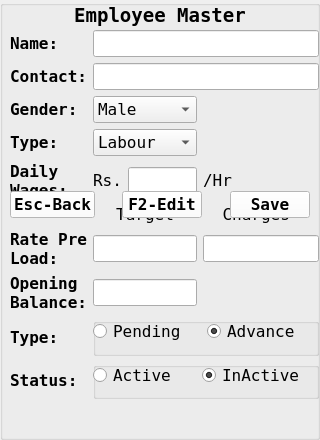
<?xml version="1.0" encoding="UTF-8"?>
<ui version="4.0">
 <class>EmployeeMaster</class>
 <widget class="QWidget" name="EmployeeMaster">
  <property name="geometry">
   <rect>
    <x>0</x>
    <y>0</y>
    <width>320</width>
    <height>440</height>
   </rect>
  </property>
  <property name="windowTitle">
   <string>Form</string>
  </property>
  <widget class="QGroupBox" name="groupBox">
   <property name="geometry">
    <rect>
     <x>0</x>
     <y>0</y>
     <width>320</width>
     <height>440</height>
    </rect>
   </property>
   <property name="font">
    <font>
     <family>DejaVu Sans Mono</family>
     <pointsize>12</pointsize>
     <weight>50</weight>
     <bold>false</bold>
    </font>
   </property>
   <property name="title">
    <string/>
   </property>
   <widget class="QLabel" name="label">
    <property name="geometry">
     <rect>
      <x>0</x>
      <y>0</y>
      <width>320</width>
      <height>30</height>
     </rect>
    </property>
    <property name="font">
     <font>
      <pointsize>14</pointsize>
      <weight>75</weight>
      <bold>true</bold>
     </font>
    </property>
    <property name="text">
     <string>Employee Master</string>
    </property>
    <property name="alignment">
     <set>Qt::AlignCenter</set>
    </property>
   </widget>
   <widget class="QWidget" name="gridLayoutWidget">
    <property name="geometry">
     <rect>
      <x>10</x>
      <y>30</y>
      <width>309</width>
      <height>370</height>
     </rect>
    </property>
    <layout class="QGridLayout" name="gridLayout_2">
     <item row="8" column="0">
      <widget class="QLabel" name="label_21">
       <property name="font">
        <font>
         <weight>75</weight>
         <bold>true</bold>
        </font>
       </property>
       <property name="text">
        <string>Type:</string>
       </property>
      </widget>
     </item>
     <item row="6" column="3">
      <widget class="QLineEdit" name="lineEdit_charges"/>
     </item>
     <item row="0" column="1" colspan="3">
      <widget class="QLineEdit" name="lineEdit_emp_name"/>
     </item>
     <item row="4" column="4">
      <spacer name="horizontalSpacer_2">
       <property name="orientation">
        <enum>Qt::Horizontal</enum>
       </property>
       <property name="sizeHint" stdset="0">
        <size>
         <width>40</width>
         <height>20</height>
        </size>
       </property>
      </spacer>
     </item>
     <item row="4" column="2">
      <widget class="QLineEdit" name="lineEdit_rate_pe_hour"/>
     </item>
     <item row="2" column="3">
      <widget class="QLabel" name="label_20">
       <property name="text">
        <string/>
       </property>
      </widget>
     </item>
     <item row="6" column="0">
      <widget class="QLabel" name="label_18">
       <property name="font">
        <font>
         <weight>75</weight>
         <bold>true</bold>
        </font>
       </property>
       <property name="text">
        <string>Rate Pre
Load:</string>
       </property>
      </widget>
     </item>
     <item row="3" column="0">
      <widget class="QLabel" name="label_16">
       <property name="font">
        <font>
         <weight>75</weight>
         <bold>true</bold>
        </font>
       </property>
       <property name="text">
        <string>Type:</string>
       </property>
      </widget>
     </item>
     <item row="0" column="0">
      <widget class="QLabel" name="label_14">
       <property name="font">
        <font>
         <weight>75</weight>
         <bold>true</bold>
        </font>
       </property>
       <property name="text">
        <string>Name:</string>
       </property>
      </widget>
     </item>
     <item row="4" column="3">
      <widget class="QLabel" name="label_11">
       <property name="text">
        <string>/Hr</string>
       </property>
      </widget>
     </item>
     <item row="2" column="0">
      <widget class="QLabel" name="label_15">
       <property name="font">
        <font>
         <weight>75</weight>
         <bold>true</bold>
        </font>
       </property>
       <property name="text">
        <string>Gender:</string>
       </property>
      </widget>
     </item>
     <item row="1" column="1" colspan="3">
      <widget class="QLineEdit" name="lineEdit_emp_contact">
       <property name="maxLength">
        <number>15</number>
       </property>
      </widget>
     </item>
     <item row="1" column="0">
      <widget class="QLabel" name="label_13">
       <property name="font">
        <font>
         <weight>75</weight>
         <bold>true</bold>
        </font>
       </property>
       <property name="text">
        <string>Contact:</string>
       </property>
      </widget>
     </item>
     <item row="5" column="1" colspan="2">
      <widget class="QLabel" name="label_2">
       <property name="text">
        <string>Target</string>
       </property>
       <property name="alignment">
        <set>Qt::AlignBottom|Qt::AlignHCenter</set>
       </property>
      </widget>
     </item>
     <item row="6" column="1" colspan="2">
      <widget class="QLineEdit" name="lineEdit_target"/>
     </item>
     <item row="4" column="1">
      <widget class="QLabel" name="label_17">
       <property name="text">
        <string>Rs.</string>
       </property>
      </widget>
     </item>
     <item row="4" column="0">
      <widget class="QLabel" name="label_12">
       <property name="font">
        <font>
         <weight>75</weight>
         <bold>true</bold>
        </font>
       </property>
       <property name="text">
        <string>Daily
Wages:</string>
       </property>
      </widget>
     </item>
     <item row="7" column="1" colspan="2">
      <widget class="QLineEdit" name="lineEdit_op_balance">
       <property name="text">
        <string/>
       </property>
      </widget>
     </item>
     <item row="5" column="3">
      <widget class="QLabel" name="label_3">
       <property name="text">
        <string>  Charges   </string>
       </property>
       <property name="alignment">
        <set>Qt::AlignBottom|Qt::AlignHCenter</set>
       </property>
      </widget>
     </item>
     <item row="2" column="1" colspan="2">
      <widget class="QComboBox" name="comboBox_gender">
       <item>
        <property name="text">
         <string>Male</string>
        </property>
       </item>
       <item>
        <property name="text">
         <string>Female</string>
        </property>
       </item>
      </widget>
     </item>
     <item row="7" column="0">
      <widget class="QLabel" name="label_19">
       <property name="font">
        <font>
         <weight>75</weight>
         <bold>true</bold>
        </font>
       </property>
       <property name="text">
        <string>Opening
Balance:</string>
       </property>
      </widget>
     </item>
     <item row="3" column="1" colspan="2">
      <widget class="QComboBox" name="comboBox_type">
       <item>
        <property name="text">
         <string>Labour</string>
        </property>
       </item>
       <item>
        <property name="text">
         <string>Driver</string>
        </property>
       </item>
       <item>
        <property name="text">
         <string>Staff</string>
        </property>
       </item>
      </widget>
     </item>
     <item row="9" column="0">
      <widget class="QLabel" name="label_22">
       <property name="font">
        <font>
         <weight>75</weight>
         <bold>true</bold>
        </font>
       </property>
       <property name="text">
        <string>Status:</string>
       </property>
      </widget>
     </item>
     <item row="8" column="1" colspan="3">
      <widget class="QGroupBox" name="groupBox_3">
       <property name="styleSheet">
        <string notr="true"/>
       </property>
       <property name="title">
        <string/>
       </property>
       <widget class="QWidget" name="horizontalLayoutWidget">
        <property name="geometry">
         <rect>
          <x>0</x>
          <y>0</y>
          <width>221</width>
          <height>27</height>
         </rect>
        </property>
        <layout class="QHBoxLayout" name="horizontalLayout">
         <item>
          <widget class="QRadioButton" name="radioButton_pending">
           <property name="text">
            <string>Pending</string>
           </property>
          </widget>
         </item>
         <item>
          <widget class="QRadioButton" name="radioButton_advance">
           <property name="text">
            <string>Advance</string>
           </property>
           <property name="checked">
            <bool>true</bool>
           </property>
          </widget>
         </item>
        </layout>
       </widget>
      </widget>
     </item>
     <item row="9" column="1" colspan="3">
      <widget class="QGroupBox" name="groupBox_2">
       <property name="styleSheet">
        <string notr="true"/>
       </property>
       <property name="title">
        <string/>
       </property>
       <widget class="QWidget" name="horizontalLayoutWidget_2">
        <property name="geometry">
         <rect>
          <x>0</x>
          <y>0</y>
          <width>212</width>
          <height>27</height>
         </rect>
        </property>
        <layout class="QHBoxLayout" name="horizontalLayout_2">
         <item>
          <widget class="QRadioButton" name="radioButton_active">
           <property name="text">
            <string>Active</string>
           </property>
          </widget>
         </item>
         <item>
          <widget class="QRadioButton" name="radioButton_inactive">
           <property name="text">
            <string>InActive</string>
           </property>
           <property name="checked">
            <bool>true</bool>
           </property>
          </widget>
         </item>
        </layout>
       </widget>
      </widget>
     </item>
    </layout>
   </widget>
   <widget class="QWidget" name="layoutWidget">
    <property name="geometry">
     <rect>
      <x>10</x>
      <y>190</y>
      <width>300</width>
      <height>29</height>
     </rect>
    </property>
    <layout class="QHBoxLayout" name="horizontalLayout_4">
     <item>
      <widget class="QPushButton" name="pushButton_purchase_back_2">
       <property name="font">
        <font>
         <family>DejaVu Sans Mono</family>
         <pointsize>12</pointsize>
         <weight>75</weight>
         <bold>true</bold>
        </font>
       </property>
       <property name="focusPolicy">
        <enum>Qt::NoFocus</enum>
       </property>
       <property name="styleSheet">
        <string notr="true">background-color: rgb(255, 255, 255);</string>
       </property>
       <property name="text">
        <string>Esc-Back</string>
       </property>
       <property name="autoDefault">
        <bool>true</bool>
       </property>
      </widget>
     </item>
     <item>
      <spacer name="horizontalSpacer_8">
       <property name="orientation">
        <enum>Qt::Horizontal</enum>
       </property>
       <property name="sizeHint" stdset="0">
        <size>
         <width>40</width>
         <height>20</height>
        </size>
       </property>
      </spacer>
     </item>
     <item>
      <widget class="QPushButton" name="pushButton_edit_enable">
       <property name="font">
        <font>
         <family>DejaVu Sans Mono</family>
         <pointsize>12</pointsize>
         <weight>75</weight>
         <bold>true</bold>
        </font>
       </property>
       <property name="focusPolicy">
        <enum>Qt::NoFocus</enum>
       </property>
       <property name="styleSheet">
        <string notr="true">background-color: rgb(255, 255, 255);</string>
       </property>
       <property name="text">
        <string>F2-Edit</string>
       </property>
       <property name="autoDefault">
        <bool>true</bool>
       </property>
      </widget>
     </item>
     <item>
      <spacer name="horizontalSpacer">
       <property name="orientation">
        <enum>Qt::Horizontal</enum>
       </property>
       <property name="sizeHint" stdset="0">
        <size>
         <width>40</width>
         <height>20</height>
        </size>
       </property>
      </spacer>
     </item>
     <item>
      <widget class="QPushButton" name="pushButton_purchase_save">
       <property name="font">
        <font>
         <family>DejaVu Sans Mono</family>
         <pointsize>12</pointsize>
         <weight>75</weight>
         <bold>true</bold>
        </font>
       </property>
       <property name="focusPolicy">
        <enum>Qt::StrongFocus</enum>
       </property>
       <property name="styleSheet">
        <string notr="true">background-color: rgb(255, 255, 255);</string>
       </property>
       <property name="text">
        <string>Save</string>
       </property>
       <property name="autoDefault">
        <bool>true</bool>
       </property>
      </widget>
     </item>
    </layout>
   </widget>
  </widget>
 </widget>
 <tabstops>
  <tabstop>lineEdit_emp_name</tabstop>
  <tabstop>lineEdit_emp_contact</tabstop>
  <tabstop>comboBox_gender</tabstop>
  <tabstop>comboBox_type</tabstop>
  <tabstop>pushButton_edit_enable</tabstop>
  <tabstop>lineEdit_target</tabstop>
  <tabstop>lineEdit_charges</tabstop>
  <tabstop>lineEdit_op_balance</tabstop>
  <tabstop>radioButton_pending</tabstop>
  <tabstop>radioButton_advance</tabstop>
  <tabstop>radioButton_active</tabstop>
  <tabstop>radioButton_inactive</tabstop>
  <tabstop>pushButton_purchase_save</tabstop>
  <tabstop>lineEdit_rate_pe_hour</tabstop>
 </tabstops>
 <resources/>
 <connections/>
</ui>
